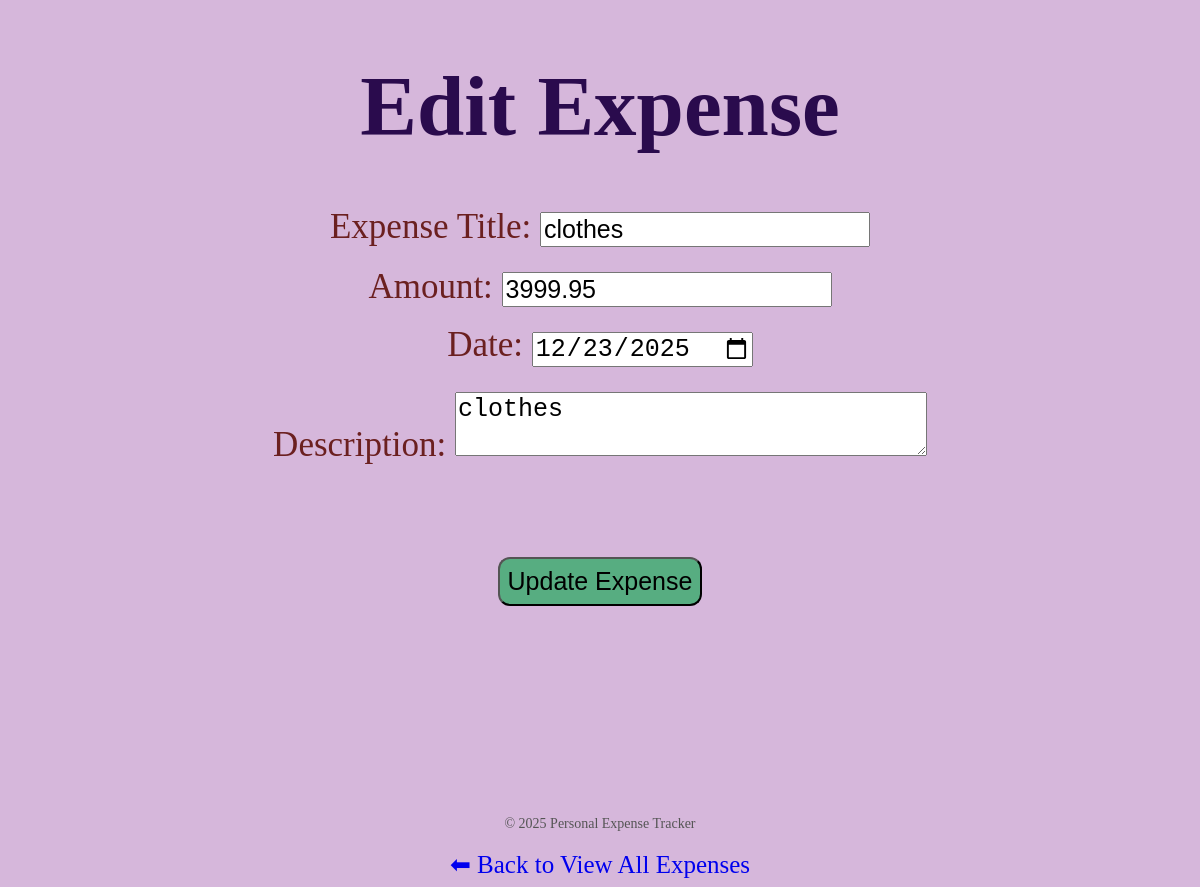
Page /edit/2 on the committed database.
### tables this page shows
CREATE TABLE expenses (
    id INTEGER PRIMARY KEY AUTOINCREMENT,
    title TEXT NOT NULL,
    amount REAL NOT NULL,
    date TEXT NOT NULL,
    description TEXT
);

### app.py (the view, shortened to what this page needs)
@app.route('/edit/<int:id>', methods=['GET', 'POST'])
def edit_expense(id):
    conn = get_db_connection()
    expense = conn.execute(
        'SELECT * FROM expenses WHERE id = ?', (id,)
    ).fetchone()
    conn.close()
    return render_template('edit.html', expense=expense)

### app.py (called while the page is built)
def get_db_connection():
    conn = sqlite3.connect('expenses.db')
    conn.row_factory = sqlite3.Row
    return conn

### templates/edit.html (shortened to what this page needs)
<!DOCTYPE html>
<html lang="en">
<head>
    <link rel="stylesheet" href="/static/edit.css">
</head>
<body>
    <h1>Edit Expense</h1>
<form method="POST" class="edit">
    Expense Title:
    <input type="text" name="title" value="{{ expense.title }}" required><br><br>
    Amount:
    <input type="number" step="0.01" name="amount" value="{{ expense.amount }}" required><br><br>
    Date:
    <input type="date" name="date" value="{{ expense.date }}" required><br><br>
    Description:
    <textarea name="description" class="description" cols="30">{{ expense.description }}</textarea><br><br>
    <button type="submit" class="update">Update Expense</button>
</form>
<div class="footer">
    © 2025 Personal Expense Tracker
</div>
<br>
<a href="/view">⬅ Back to View All Expenses</a>
</body>
</html>

### static/edit.css (style rules this page uses)
h1 { color:#2a0b4d; font-size: 85px; }
body { background-color: #d6b7db; text-align: center; font-family: cursive; }
input { font-size: 25px; }
.description { font-size: 25px; }
.edit { color:rgb(107, 32, 32); font-size: 35px; line-height: 25px; }
.update { background-color:#57ad81 ; font-size: 25px; padding: 8px; margin: 15px; box-sizing: content-box; transition: background 0.3s ease; border-radius: 12px; cursor:pointer; margin-bottom: 170px; margin-top: 75px; }
a { text-decoration: none; font-size: 25px; }
.footer { margin-top: 40px; color: #555; font-size: 14px; }

### rows in the picture
expenses: title "clothes", amount "3999.95", date "12/23/2025", description "clothes"
